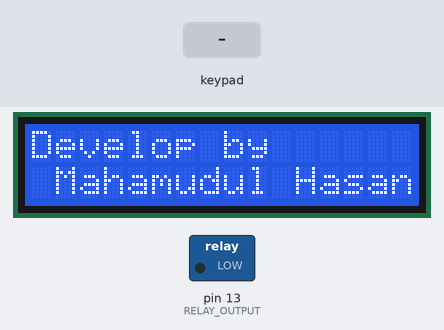
Bench run of a sketch on a simulated Arduino Uno, built with avr-gcc and run on an emulated ATmega328P. On the bench: 16×2 character LCD, switched loads named in the sketch (green lamp = pin HIGH). The inputs (shaded band) are chosen by the test bench.

Above: at 5.2 s.
At 11.3 s:
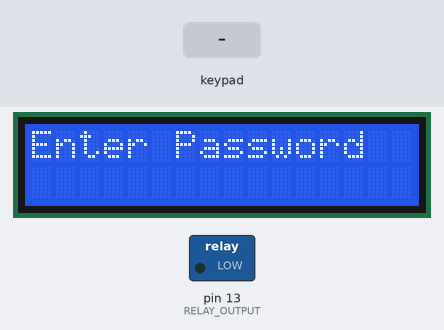
11.4 s: keypad keys 1 0 2 0 3 0 A B # pressed 0.4 s apart
At 16.3 s:
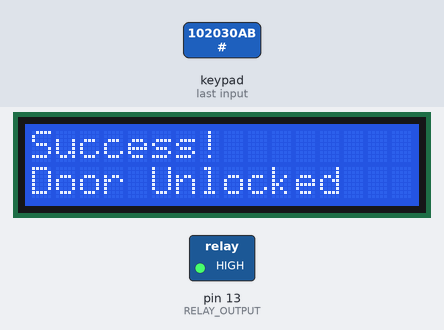
16.5 s: key 'A' pressed
19.5 s: keypad keys 1 0 2 0 3 0 A B A pressed 0.4 s apart
At 21.6 s:
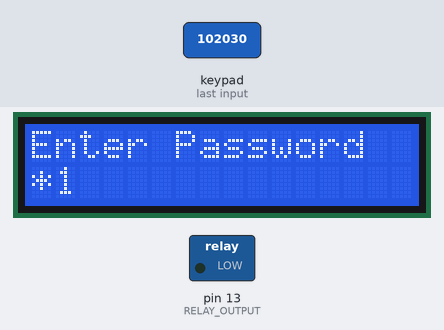
25.8 s: keypad keys 1 3 9 7 2 2 2 2 # pressed 0.4 s apart
At 30.5 s:
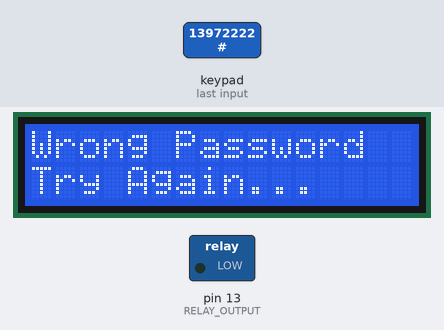
30.9 s: key 'B' pressed
33.9 s: key 'C' pressed
At 37.4 s:
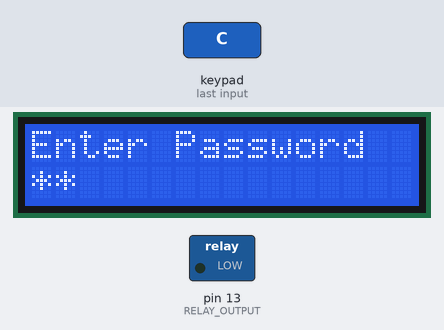
Timing chart, 0 to 37.9 s (numbered marks = the images above; inputs shaded):
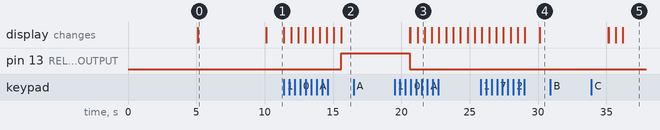

The sketch:

Door_Lock_System.ino
```cpp
/*
 * Project Name: Password Based Door Lock System
 * Author: Mahamudul Hasan
 * MCU: Arduino Uno
 * IDE: Arduino IDE
 */

#include <Wire.h>
#include <Keypad.h>
#include <LiquidCrystal_I2C.h>

#define RELAY_OUTPUT 13

const byte rows = 4;
const byte cols = 4;

char keys[rows][cols] = {
  {'1', '2', '3', 'A'},
  {'4', '5', '6', 'B'},
  {'7', '8', '9', 'C'},
  {'*', '0', '#', 'D'}
  };

byte rowPins[rows] = {8, 9,10, 11};
byte colPins[cols] = {4, 5, 6, 7};

Keypad myKeypad = Keypad(makeKeymap(keys), rowPins, colPins, rows, cols);
LiquidCrystal_I2C lcd(0x27, 16, 2);
char customKey;
char inputPass[30];
byte i = 0;
int flag = 0;
char pass[30] = "102030AB";

void setup() {
  //Serial.begin(9600);
  lcd.backlight();
  lcd.init();
  lcd.clear();
  lcd.setCursor(0, 0);
  lcd.print("Door Lock");
  lcd.setCursor(4, 1);
  lcd.print("System");
  delay(5000);
  lcd.clear();
  lcd.setCursor(0, 0);
  lcd.print("Develop by");
  lcd.setCursor(1, 1);
  lcd.print("Mahamudul Hasan");
  delay(5000);
  lcd.clear();
  pinMode(RELAY_OUTPUT, OUTPUT);
}
void loop() {
    lcd.setCursor(0, 0);
    lcd.print("Enter Password");
    digitalWrite(RELAY_OUTPUT, LOW);
    while(flag == 0){
      if(customKey = myKeypad.getKey()){
        if(customKey == '#'){
           flag = 1;
          break;
        }
        //Serial.println(customKey);
        inputPass[i] = customKey;
        lcd.setCursor(i, 1);
        lcd.print(inputPass[i]);
        delay(500);
        lcd.setCursor(i, 1);
        lcd.print("*");
        i++;
      }
  }
  if(flag == 1){
  if(!strcmp(inputPass, pass)){
    lcd.clear();
    lcd.setCursor(0, 0);
    lcd.print("Success!");
    lcd.setCursor(0, 1);
    lcd.print("Door Unlocked");
    digitalWrite(RELAY_OUTPUT, HIGH);
    delay(5000);
    digitalWrite(RELAY_OUTPUT, LOW);
    } else{
      lcd.clear();
    lcd.setCursor(0, 0);
    lcd.print("Wrong Password");
    lcd.setCursor(0, 1);
    lcd.print("Try Again...");
    delay(5000);
    }
    lcd.clear();
    flag = 0;
    i = 0;
    //inputPass[0] = '\0';
    memset(inputPass,0,strlen(inputPass));
  }
}
```

Measured:
- after the input at 11.4 s, pin 13 (RELAY_OUTPUT): LOW → HIGH after 4.2 s; the display: first changes at once (image 2 shows a later state)
- after the input at 16.5 s, every drawn part: stays the same
- after the input at 25.8 s, the display: first changes after 0.10 s (image 4 shows a later state)
- after the input at 30.9 s, every drawn part: stays the same
- after the input at 33.9 s, the display: first differs from a run without the input after 1.8 s (image 5 shows a later state)
- what the display in image 0 shows lasts 5.0 s, from 5.1 s to 10.1 s
